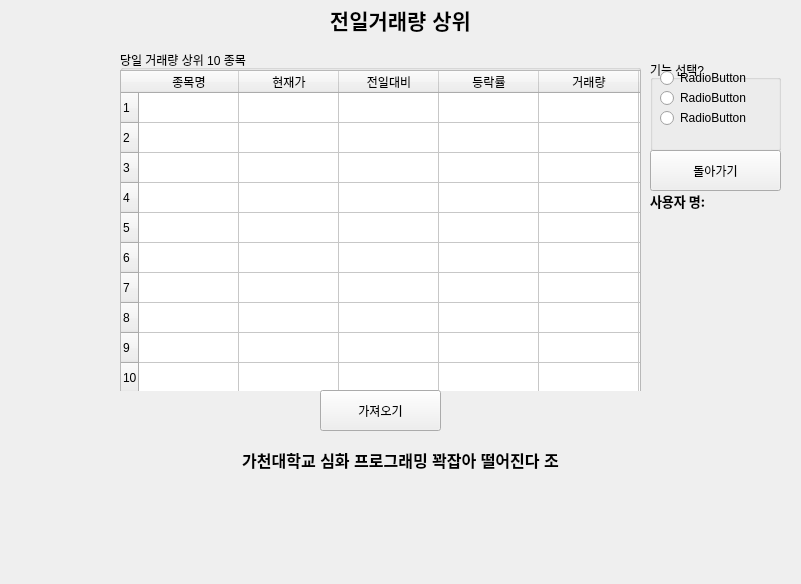
<?xml version="1.0" encoding="UTF-8"?>
<ui version="4.0">
 <class>Form</class>
 <widget class="QWidget" name="Form">
  <property name="geometry">
   <rect>
    <x>0</x>
    <y>0</y>
    <width>801</width>
    <height>584</height>
   </rect>
  </property>
  <property name="windowTitle">
   <string>Form</string>
  </property>
  <widget class="QLabel" name="label">
   <property name="geometry">
    <rect>
     <x>0</x>
     <y>0</y>
     <width>801</width>
     <height>41</height>
    </rect>
   </property>
   <property name="text">
    <string>&lt;html&gt;&lt;head/&gt;&lt;body&gt;&lt;p align=&quot;center&quot;&gt;&lt;span style=&quot; font-size:16pt; font-weight:600;&quot;&gt;전일거래량 상위&lt;/span&gt;&lt;/p&gt;&lt;/body&gt;&lt;/html&gt;</string>
   </property>
   <property name="alignment">
    <set>Qt::AlignCenter</set>
   </property>
   <property name="wordWrap">
    <bool>false</bool>
   </property>
  </widget>
  <widget class="QGroupBox" name="groupBox">
   <property name="geometry">
    <rect>
     <x>650</x>
     <y>60</y>
     <width>131</width>
     <height>91</height>
    </rect>
   </property>
   <property name="title">
    <string>기능 선택?</string>
   </property>
   <widget class="QRadioButton" name="radioButton">
    <property name="geometry">
     <rect>
      <x>10</x>
      <y>10</y>
      <width>90</width>
      <height>16</height>
     </rect>
    </property>
    <property name="text">
     <string>RadioButton</string>
    </property>
   </widget>
   <widget class="QRadioButton" name="radioButton_2">
    <property name="geometry">
     <rect>
      <x>10</x>
      <y>30</y>
      <width>90</width>
      <height>16</height>
     </rect>
    </property>
    <property name="text">
     <string>RadioButton</string>
    </property>
   </widget>
   <widget class="QRadioButton" name="radioButton_3">
    <property name="geometry">
     <rect>
      <x>10</x>
      <y>50</y>
      <width>90</width>
      <height>16</height>
     </rect>
    </property>
    <property name="text">
     <string>RadioButton</string>
    </property>
   </widget>
  </widget>
  <widget class="QPushButton" name="Back_To_Main_In_Last_Day">
   <property name="geometry">
    <rect>
     <x>650</x>
     <y>150</y>
     <width>131</width>
     <height>41</height>
    </rect>
   </property>
   <property name="text">
    <string>돌아가기</string>
   </property>
  </widget>
  <widget class="QLabel" name="label_2">
   <property name="geometry">
    <rect>
     <x>0</x>
     <y>440</y>
     <width>801</width>
     <height>41</height>
    </rect>
   </property>
   <property name="text">
    <string>&lt;html&gt;&lt;head/&gt;&lt;body&gt;&lt;p align=&quot;center&quot;&gt;&lt;span style=&quot; font-size:12pt; font-weight:600;&quot;&gt;가천대학교 심화 프로그래밍 꽉잡아 떨어진다 조&lt;/span&gt;&lt;/p&gt;&lt;/body&gt;&lt;/html&gt;</string>
   </property>
   <property name="alignment">
    <set>Qt::AlignCenter</set>
   </property>
   <property name="wordWrap">
    <bool>false</bool>
   </property>
  </widget>
  <widget class="QLabel" name="label_3">
   <property name="geometry">
    <rect>
     <x>650</x>
     <y>190</y>
     <width>81</width>
     <height>21</height>
    </rect>
   </property>
   <property name="font">
    <font>
     <family>Agency FB</family>
     <pointsize>10</pointsize>
     <weight>75</weight>
     <bold>true</bold>
    </font>
   </property>
   <property name="text">
    <string>사용자 명:</string>
   </property>
  </widget>
  <widget class="QLabel" name="username">
   <property name="geometry">
    <rect>
     <x>720</x>
     <y>190</y>
     <width>121</width>
     <height>21</height>
    </rect>
   </property>
   <property name="font">
    <font>
     <family>Agency FB</family>
     <pointsize>10</pointsize>
     <weight>75</weight>
     <bold>true</bold>
    </font>
   </property>
   <property name="text">
    <string/>
   </property>
  </widget>
  <widget class="QGroupBox" name="groupBox_2">
   <property name="geometry">
    <rect>
     <x>120</x>
     <y>50</y>
     <width>521</width>
     <height>341</height>
    </rect>
   </property>
   <property name="title">
    <string>당일 거래량 상위 10 종목</string>
   </property>
   <widget class="QTableWidget" name="Today_Table">
    <property name="geometry">
     <rect>
      <x>0</x>
      <y>20</y>
      <width>521</width>
      <height>341</height>
     </rect>
    </property>
    <row>
     <property name="text">
      <string>1</string>
     </property>
    </row>
    <row>
     <property name="text">
      <string>2</string>
     </property>
    </row>
    <row>
     <property name="text">
      <string>3</string>
     </property>
    </row>
    <row>
     <property name="text">
      <string>4</string>
     </property>
    </row>
    <row>
     <property name="text">
      <string>5</string>
     </property>
    </row>
    <row>
     <property name="text">
      <string>6</string>
     </property>
    </row>
    <row>
     <property name="text">
      <string>7</string>
     </property>
    </row>
    <row>
     <property name="text">
      <string>8</string>
     </property>
    </row>
    <row>
     <property name="text">
      <string>9</string>
     </property>
    </row>
    <row>
     <property name="text">
      <string>10</string>
     </property>
    </row>
    <column>
     <property name="text">
      <string>종목명</string>
     </property>
    </column>
    <column>
     <property name="text">
      <string>현재가</string>
     </property>
    </column>
    <column>
     <property name="text">
      <string>전일대비</string>
     </property>
    </column>
    <column>
     <property name="text">
      <string>등락률</string>
     </property>
    </column>
    <column>
     <property name="text">
      <string>거래량</string>
     </property>
    </column>
    <column>
     <property name="text">
      <string>거래금액</string>
     </property>
    </column>
    <item row="0" column="0">
     <property name="text">
      <string/>
     </property>
    </item>
    <item row="0" column="1">
     <property name="text">
      <string/>
     </property>
    </item>
   </widget>
  </widget>
  <widget class="QPushButton" name="get_input">
   <property name="geometry">
    <rect>
     <x>320</x>
     <y>390</y>
     <width>121</width>
     <height>41</height>
    </rect>
   </property>
   <property name="text">
    <string>가져오기</string>
   </property>
  </widget>
 </widget>
 <resources/>
 <connections>
  <connection>
   <sender>Back_To_Main_In_Last_Day</sender>
   <signal>clicked()</signal>
   <receiver>Form</receiver>
   <slot>Back_To_Main_Button_In_Last_Day_Class()</slot>
   <hints>
    <hint type="sourcelabel">
     <x>696</x>
     <y>184</y>
    </hint>
    <hint type="destinationlabel">
     <x>681</x>
     <y>536</y>
    </hint>
   </hints>
  </connection>
  <connection>
   <sender>get_input</sender>
   <signal>clicked()</signal>
   <receiver>Form</receiver>
   <slot>Fill_Data()</slot>
   <hints>
    <hint type="sourcelabel">
     <x>403</x>
     <y>415</y>
    </hint>
    <hint type="destinationlabel">
     <x>474</x>
     <y>413</y>
    </hint>
   </hints>
  </connection>
 </connections>
 <slots>
  <slot>Back_To_Main_Button_In_Last_Day_Class()</slot>
  <slot>Fill_Data()</slot>
 </slots>
</ui>
